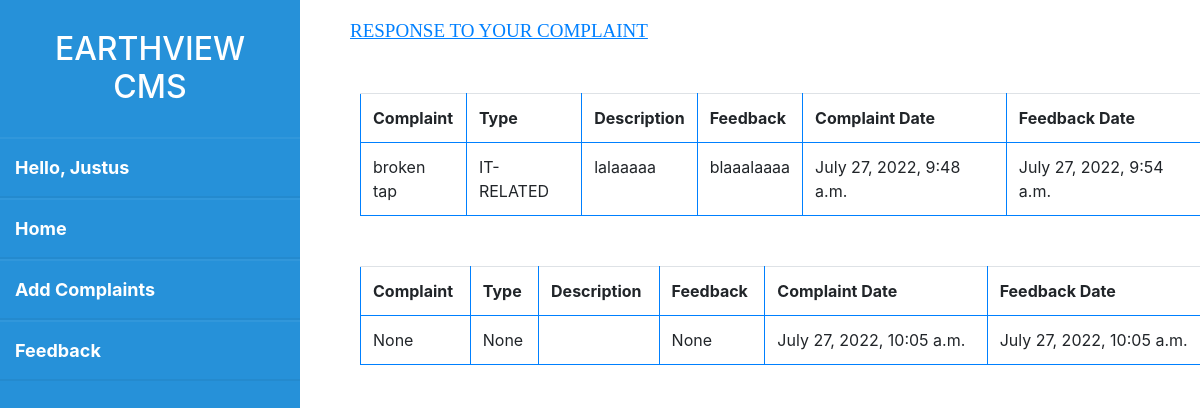
Screenshot of /app/response/ (signed in) with the database file from the repository.
### compliant_app/models.py (models this page shows, shortened)
class Complaint(models.Model):
    STATUS =((1,'Solved'),(2, 'InProgress'),(3,'Pending'))
    TYPE=(('IT-RELATED',"IT-RELATED"),('METER PROBLEM',"METER PROBLEM"),)
    URGE=(('VERY URGENT',"VERY URGENT"),('URGENT',"URGENT"),('URGENT',"URGENT"),)
    Subject=models.CharField(max_length=200,null=True,blank=True)
    user=models.ForeignKey(User, on_delete=models.CASCADE,default=None,blank=True)
    Type_of_complaint=models.CharField(choices=TYPE,null=True,max_length=200,blank=True)
    Description=models.TextField(max_length=4000,null=True,blank=True)
    Time = models.DateField(auto_now=True,blank=True)
    status=models.IntegerField(choices=STATUS,default=3)
    response=models.CharField(max_length=200,null=True,blank=True,default='None')
    Complaint_date = models.DateTimeField(auto_now_add = True,null=True)
    Feedback_date = models.DateTimeField(auto_now = True)
    Urgency=models.CharField(choices=URGE,null=True,max_length=200,blank=True)

### compliant_app/views.py (the view)
# urls.py: path('response/', views.response , name='response'),
def response(request):
    responses=Complaint.objects.filter(user=request.user)
    context={
        'responses':responses,
        }
    return render(request,'respone.html',context)

### compliant_app/templates/respone.html (shortened to what this page needs)
<!DOCTYPE html>
<html>
    {% load static %}
<head>
    <link rel="stylesheet" type="text/css" href="{% static 'respone.css' %}">
	<link rel="stylesheet" type="text/css" href="{% static 'dashboard.css' %}">
	<link rel="stylesheet" href="https://cdn.jsdelivr.net/npm/bootstrap@4.6.2/dist/css/bootstrap.min.css">
</head>
<body>
<div class="containr">
	<div class="sidebar">
		<h2>EARTHVIEW <br> CMS</h2>
		<ul>
			<li><span>Hello, {{request.user}}</span></li>
			<li><a href="{% url 'dashboard' %}">Home</a></li>
			<li><a href="{% url 'complaint' %}">Add Complaints</a></li>
			<li><a href="{% url 'response' %}">Feedback</a></li>
		</ul>
	</div>
	<div class="right">
			<div class="txt_field">
			    <h3>RESPONSE TO YOUR COMPLAINT</h3>
				{% for response in responses %}
<table  class="table" style="width:100%">
	<tr>
	  <th>Complaint</th>
	  <th>Type</th>
	  <th>Description</th>
	  <th>Feedback</th>
	  <th>Complaint Date</th>
	  <th>Feedback Date</th>
	</tr>
	<tr>
	  <td>{{ response.Subject }}</td>
	  <td>{{ response.Type_of_complaint }}</td>
	  <td>{{ response.Description }}</td>
	  <td>{{ response.response }}</td>
	  <td>{{ response.Complaint_date }}</td>
	  <td>{{ response.Feedback_date }}</td>
	</tr>
  </table>
				{% endfor %}
			</div>
	</div>
</div>
</body>
</html>

### compliant_app/static/respone.css (style rules this page uses)
* { margin: 0; padding: 0; box-sizing: border-box; list-style: none; text-decoration: none; }
.sidebar { position: fixed; width: 300px; height: 100%; background-color: #2691d9; padding: 30px 0px; }
.sidebar h2 { color: white; margin-bottom:30px; text-align: center; text-transform: uppercase; }
.sidebar ul li { padding: 15px; border-top: 2px solid rgba(255,255,255,0.05); border-bottom: 2px solid rgba(0,0,0,0.05); }
.sidebar ul li span { color: white; display: block; font-weight: bold; font-size: 18px; }
.sidebar ul li a { color: white; display: block; font-weight: bold; font-size: 18px; }
.right { margin-left: 350px; display: flex; flex-direction:; width: 1000px; }
.txt_field h3 { color: #0080ff; font-size: 19px; text-align: centre; margin-top: 20px; font-family: Optima; text-decoration: underline; }
.table { margin-left: 10px; margin-top: 50px; border:1px solid #0080ff ; }
.table, th, td { border:1px solid #0080ff ; }
.table th,td { padding-top: 10px; padding-bottom: 20px; padding-left: 30px; padding-right: 40px; }

### compliant_app/static/dashboard.css (style rules this page uses)
* { margin: 0; padding: 0; box-sizing: border-box; list-style: none; text-decoration: none; }
.containr { display: flex; position: relative; flex-direction: row; }
.sidebar { position: fixed; width: 300px; height: 100%; background-color: #2691d9; padding: 30px 0px; }
.sidebar h2 { color: white; margin-bottom:30px; text-align: center; text-transform: uppercase; }
.sidebar ul li { padding: 15px; border-top: 2px solid rgba(255,255,255,0.05); border-bottom: 2px solid rgba(0,0,0,0.05); }
.sidebar ul li a { color: white; display: block; font-weight: bold; font-size: 18px; }
.sidebar ul li span { color: white; display: block; font-weight: bold; font-size: 18px; }
.right { margin-left: 350px; display: flex; flex-direction: row; width: 1000px; }

### rows the page displays
Complaint: Subject "broken tap", Type_of_complaint "IT-RELATED", Description "lalaaaaa", response "blaaalaaaa", Complaint_date "July 27, 2022, 9:48 a.m.", Feedback_date "July 27, 2022, 9:54 a.m."
Complaint: Subject "None", Type_of_complaint "None", response "None", Complaint_date "July 27, 2022, 10:05 a.m.", Feedback_date "July 27, 2022, 10:05 a.m."

### other values shown
{{ request.user }} "Justus"
